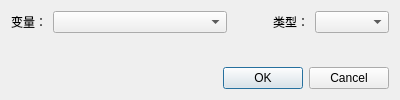
<?xml version="1.0" encoding="UTF-8"?>
<ui version="4.0">
 <class>VarDialog</class>
 <widget class="QDialog" name="VarDialog">
  <property name="geometry">
   <rect>
    <x>0</x>
    <y>0</y>
    <width>400</width>
    <height>100</height>
   </rect>
  </property>
  <property name="minimumSize">
   <size>
    <width>400</width>
    <height>100</height>
   </size>
  </property>
  <property name="maximumSize">
   <size>
    <width>400</width>
    <height>100</height>
   </size>
  </property>
  <property name="windowTitle">
   <string>Dialog</string>
  </property>
  <layout class="QVBoxLayout" name="vLayout">
   <item>
    <layout class="QHBoxLayout" name="hLayout">
     <item>
      <widget class="QLabel" name="lblVar">
       <property name="text">
        <string>变量：</string>
       </property>
      </widget>
     </item>
     <item>
      <widget class="QComboBox" name="cmbVar">
       <property name="sizePolicy">
        <sizepolicy hsizetype="Expanding" vsizetype="Fixed">
         <horstretch>0</horstretch>
         <verstretch>0</verstretch>
        </sizepolicy>
       </property>
      </widget>
     </item>
     <item>
      <spacer name="hSpacer">
       <property name="orientation">
        <enum>Qt::Horizontal</enum>
       </property>
       <property name="sizeType">
        <enum>QSizePolicy::Fixed</enum>
       </property>
       <property name="sizeHint" stdset="0">
        <size>
         <width>40</width>
         <height>20</height>
        </size>
       </property>
      </spacer>
     </item>
     <item>
      <widget class="QLabel" name="lblType">
       <property name="text">
        <string>类型：</string>
       </property>
      </widget>
     </item>
     <item>
      <widget class="QComboBox" name="cmbType">
       <property name="minimumSize">
        <size>
         <width>74</width>
         <height>0</height>
        </size>
       </property>
      </widget>
     </item>
    </layout>
   </item>
   <item>
    <spacer name="vSpacer">
     <property name="orientation">
      <enum>Qt::Vertical</enum>
     </property>
     <property name="sizeHint" stdset="0">
      <size>
       <width>20</width>
       <height>40</height>
      </size>
     </property>
    </spacer>
   </item>
   <item>
    <widget class="QDialogButtonBox" name="btnBox">
     <property name="orientation">
      <enum>Qt::Horizontal</enum>
     </property>
     <property name="standardButtons">
      <set>QDialogButtonBox::Cancel|QDialogButtonBox::Ok</set>
     </property>
    </widget>
   </item>
  </layout>
 </widget>
 <resources/>
 <connections>
  <connection>
   <sender>btnBox</sender>
   <signal>accepted()</signal>
   <receiver>VarDialog</receiver>
   <slot>accept()</slot>
   <hints>
    <hint type="sourcelabel">
     <x>248</x>
     <y>254</y>
    </hint>
    <hint type="destinationlabel">
     <x>157</x>
     <y>274</y>
    </hint>
   </hints>
  </connection>
  <connection>
   <sender>btnBox</sender>
   <signal>rejected()</signal>
   <receiver>VarDialog</receiver>
   <slot>reject()</slot>
   <hints>
    <hint type="sourcelabel">
     <x>316</x>
     <y>260</y>
    </hint>
    <hint type="destinationlabel">
     <x>286</x>
     <y>274</y>
    </hint>
   </hints>
  </connection>
 </connections>
</ui>
